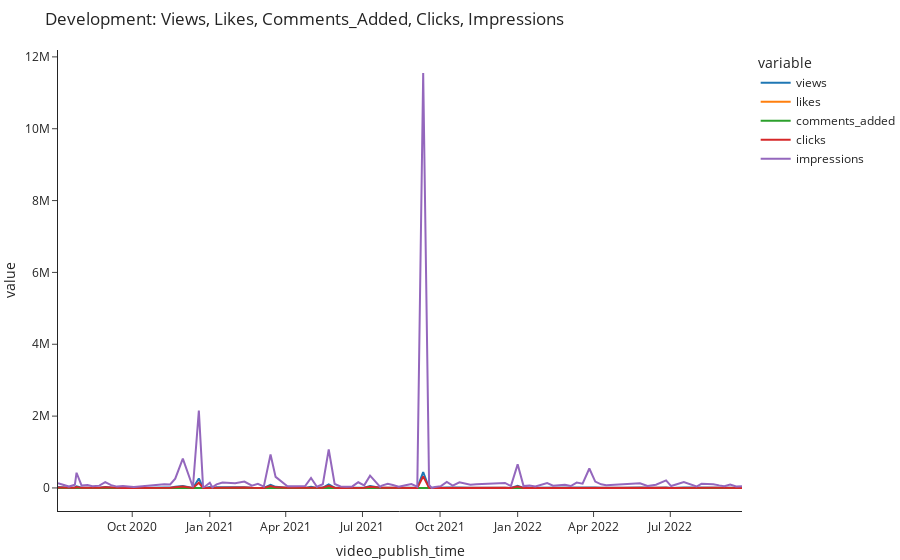

Notebook code cell kept with this figure:
### Code cell
def plot_timeseries(df, columns):
    df = df.set_index("video_publish_time").sort_index()
    fig = px.line(
        df,
        x=df.index,
        y=columns,
        template="simple_white",
        hover_name="video_title",
        title=f"Development: {', '.join(columns).title()}",
    )
    fig.update_layout(hovermode="x unified", margin=dict(l=0, r=0, t=50, b=5))
    return fig

fig = plot_timeseries(df=df, columns=["views", "likes", "comments_added","clicks","impressions"])
fig.show()
